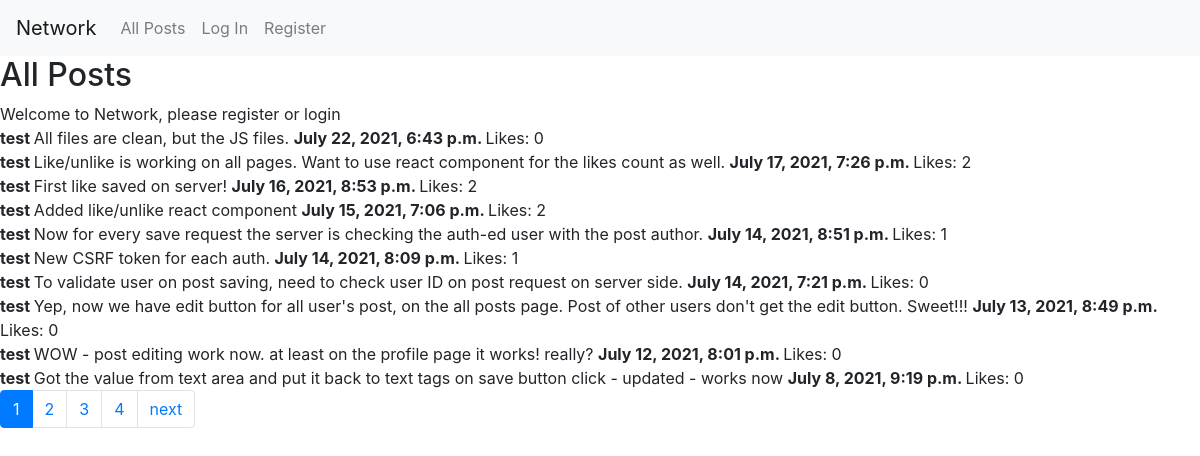
The app's page /, older data.
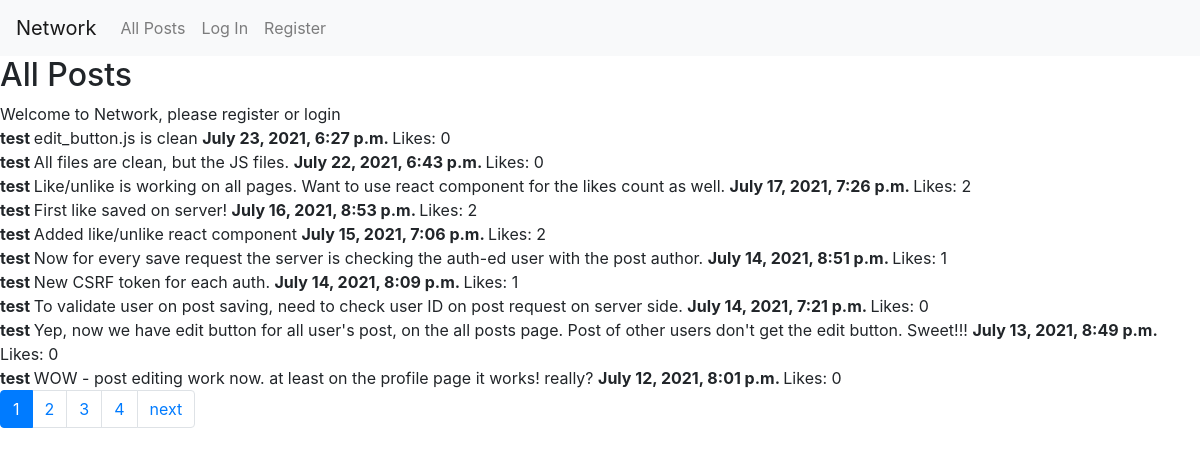
The same page, newer data.
### network/models.py (models this page shows, shortened)
class Post(models.Model):
    author = models.ForeignKey(User, on_delete=models.CASCADE, related_name="posts")
    text = models.CharField(max_length=100)
    likes_count = models.PositiveIntegerField(default=0)
    likes_users = models.ManyToManyField(User, blank=True)
    date_time = models.DateTimeField(auto_now=False, auto_now_add=True)

class User(AbstractUser):
    following = models.ManyToManyField('self', symmetrical=False, related_name="followers", blank=True)
    def __str__(self):
        return f"{self.username}"

### network/views.py (the view)
# urls.py: path("", views.index, name="index"),
def index(request):
    context = {}
    if Post.objects.all().exists():
        all_posts = Post.objects.all().order_by("-date_time")
        paginator = Paginator(all_posts, 10)
        page_number = request.GET.get('page')
        page_obj = paginator.get_page(page_number)
        context["page_obj"] = page_obj
    if not request.user.is_authenticated:
        context["message"] = "Welcome to Network, please register or login"
    else:
        context["newpostform"] = NewPostForm()
        context["user_id"] = request.user.id
    return render(request, "network/index.html", context)

### network/templates/network/index.html (shortened to what this page needs)
{% extends "network/layout.html" %}
{% block body %}
    <h2> All Posts </h2>
    {{message}}
    <br>
    <div>
        {% for post in page_obj %}
            <div class="post" id="{{post.id}}">
                <b> {{post.author}} </b>
                <text class="text"> {{post.text}} </text>
                <b> {{post.date_time}} </b>
                <likes class="likes"> Likes: {{post.likes_count}} </likes>
            </div>
        {% endfor %}
    </div>
{% endblock %}

Row changes from the older to the newer data that the page shows:
no longer on this page (row unchanged): Post: author "test", text "Got the value from text area and put it back to text tags on save button click - updated - works now", date_time "July 8, 2021, 9:19 p.m.", likes_count "0"
added Post: author "test", text "edit_button.js is clean", date_time "July 23, 2021, 6:27 p.m.", likes_count "0"
